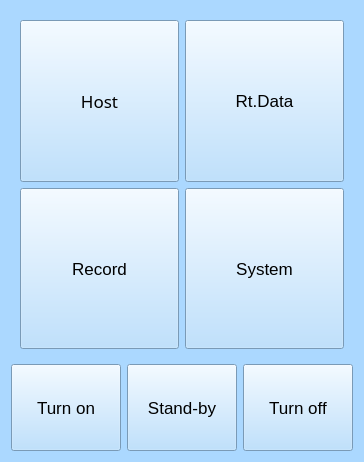
<?xml version="1.0" encoding="UTF-8"?>
<ui version="4.0">
 <class>Menu</class>
 <widget class="QDialog" name="Menu">
  <property name="geometry">
   <rect>
    <x>0</x>
    <y>0</y>
    <width>364</width>
    <height>462</height>
   </rect>
  </property>
  <property name="sizePolicy">
   <sizepolicy hsizetype="Preferred" vsizetype="Preferred">
    <horstretch>0</horstretch>
    <verstretch>0</verstretch>
   </sizepolicy>
  </property>
  <property name="windowTitle">
   <string>Form</string>
  </property>
  <property name="styleSheet">
   <string notr="true">background-color: rgb(171, 216, 255);</string>
  </property>
  <layout class="QGridLayout" name="gridLayout">
   <item row="0" column="1">
    <layout class="QVBoxLayout" name="verticalLayout" stretch="4,1">
     <item>
      <widget class="QWidget" name="widget" native="true">
       <layout class="QGridLayout" name="gridLayout_2">
        <item row="0" column="0">
         <layout class="QVBoxLayout" name="verticalLayout_2" stretch="1,1">
          <item>
           <layout class="QHBoxLayout" name="horizontalLayout_2" stretch="0,0">
            <item>
             <widget class="QToolButton" name="Host_bt">
              <property name="sizePolicy">
               <sizepolicy hsizetype="Preferred" vsizetype="Expanding">
                <horstretch>0</horstretch>
                <verstretch>0</verstretch>
               </sizepolicy>
              </property>
              <property name="font">
               <font>
                <family>SimSun-ExtB</family>
                <pointsize>13</pointsize>
               </font>
              </property>
              <property name="text">
               <string>Host</string>
              </property>
              <property name="icon">
               <iconset resource="../image.qrc">
                <normaloff>:/new_ui/UI/04-ScreenCalibration.png</normaloff>:/new_ui/UI/04-ScreenCalibration.png</iconset>
              </property>
              <property name="iconSize">
               <size>
                <width>72</width>
                <height>72</height>
               </size>
              </property>
              <property name="toolButtonStyle">
               <enum>Qt::ToolButtonTextUnderIcon</enum>
              </property>
             </widget>
            </item>
            <item>
             <widget class="QToolButton" name="RTDATA_bt">
              <property name="sizePolicy">
               <sizepolicy hsizetype="Preferred" vsizetype="Expanding">
                <horstretch>0</horstretch>
                <verstretch>0</verstretch>
               </sizepolicy>
              </property>
              <property name="font">
               <font>
                <pointsize>13</pointsize>
               </font>
              </property>
              <property name="text">
               <string>Rt.Data</string>
              </property>
              <property name="icon">
               <iconset resource="../image.qrc">
                <normaloff>:/new_ui/UI/03-RealTimePower.png</normaloff>:/new_ui/UI/03-RealTimePower.png</iconset>
              </property>
              <property name="iconSize">
               <size>
                <width>72</width>
                <height>72</height>
               </size>
              </property>
              <property name="toolButtonStyle">
               <enum>Qt::ToolButtonTextUnderIcon</enum>
              </property>
             </widget>
            </item>
           </layout>
          </item>
          <item>
           <layout class="QHBoxLayout" name="horizontalLayout_3" stretch="1,1">
            <item>
             <widget class="QToolButton" name="Record_bt">
              <property name="sizePolicy">
               <sizepolicy hsizetype="Preferred" vsizetype="Expanding">
                <horstretch>0</horstretch>
                <verstretch>0</verstretch>
               </sizepolicy>
              </property>
              <property name="font">
               <font>
                <pointsize>13</pointsize>
               </font>
              </property>
              <property name="text">
               <string>Record</string>
              </property>
              <property name="icon">
               <iconset resource="../image.qrc">
                <normaloff>:/new_ui/UI/03-HistoricalRecord.png</normaloff>:/new_ui/UI/03-HistoricalRecord.png</iconset>
              </property>
              <property name="iconSize">
               <size>
                <width>72</width>
                <height>72</height>
               </size>
              </property>
              <property name="autoRepeatDelay">
               <number>298</number>
              </property>
              <property name="toolButtonStyle">
               <enum>Qt::ToolButtonTextUnderIcon</enum>
              </property>
             </widget>
            </item>
            <item>
             <widget class="QToolButton" name="System_bt">
              <property name="sizePolicy">
               <sizepolicy hsizetype="Preferred" vsizetype="Expanding">
                <horstretch>0</horstretch>
                <verstretch>0</verstretch>
               </sizepolicy>
              </property>
              <property name="font">
               <font>
                <pointsize>13</pointsize>
               </font>
              </property>
              <property name="styleSheet">
               <string notr="true"/>
              </property>
              <property name="text">
               <string>System</string>
              </property>
              <property name="icon">
               <iconset resource="../image.qrc">
                <normaloff>:/new_ui/UI/06-SystemSettings.png</normaloff>:/new_ui/UI/06-SystemSettings.png</iconset>
              </property>
              <property name="iconSize">
               <size>
                <width>72</width>
                <height>72</height>
               </size>
              </property>
              <property name="toolButtonStyle">
               <enum>Qt::ToolButtonTextUnderIcon</enum>
              </property>
             </widget>
            </item>
           </layout>
          </item>
         </layout>
        </item>
       </layout>
      </widget>
     </item>
     <item>
      <layout class="QHBoxLayout" name="horizontalLayout">
       <item>
        <widget class="QToolButton" name="Open_bt">
         <property name="sizePolicy">
          <sizepolicy hsizetype="Preferred" vsizetype="Preferred">
           <horstretch>0</horstretch>
           <verstretch>0</verstretch>
          </sizepolicy>
         </property>
         <property name="font">
          <font>
           <pointsize>13</pointsize>
          </font>
         </property>
         <property name="text">
          <string>Turn on</string>
         </property>
         <property name="icon">
          <iconset resource="../image.qrc">
           <normaloff>:/new_ui/UI/PowerOn-01.png</normaloff>:/new_ui/UI/PowerOn-01.png</iconset>
         </property>
         <property name="iconSize">
          <size>
           <width>32</width>
           <height>32</height>
          </size>
         </property>
         <property name="toolButtonStyle">
          <enum>Qt::ToolButtonTextUnderIcon</enum>
         </property>
        </widget>
       </item>
       <item>
        <widget class="QToolButton" name="Standby_bt">
         <property name="sizePolicy">
          <sizepolicy hsizetype="Preferred" vsizetype="Preferred">
           <horstretch>0</horstretch>
           <verstretch>0</verstretch>
          </sizepolicy>
         </property>
         <property name="font">
          <font>
           <pointsize>13</pointsize>
          </font>
         </property>
         <property name="text">
          <string>Stand-by</string>
         </property>
         <property name="icon">
          <iconset resource="../image.qrc">
           <normaloff>:/new_ui/UI/Power_Standby.png</normaloff>:/new_ui/UI/Power_Standby.png</iconset>
         </property>
         <property name="iconSize">
          <size>
           <width>32</width>
           <height>32</height>
          </size>
         </property>
         <property name="toolButtonStyle">
          <enum>Qt::ToolButtonTextUnderIcon</enum>
         </property>
        </widget>
       </item>
       <item>
        <widget class="QToolButton" name="Close_bt">
         <property name="sizePolicy">
          <sizepolicy hsizetype="Preferred" vsizetype="Preferred">
           <horstretch>0</horstretch>
           <verstretch>0</verstretch>
          </sizepolicy>
         </property>
         <property name="font">
          <font>
           <pointsize>13</pointsize>
          </font>
         </property>
         <property name="text">
          <string>Turn off</string>
         </property>
         <property name="icon">
          <iconset resource="../image.qrc">
           <normaloff>:/new_ui/UI/PowerOff-02.png</normaloff>:/new_ui/UI/PowerOff-02.png</iconset>
         </property>
         <property name="iconSize">
          <size>
           <width>32</width>
           <height>32</height>
          </size>
         </property>
         <property name="toolButtonStyle">
          <enum>Qt::ToolButtonTextUnderIcon</enum>
         </property>
        </widget>
       </item>
      </layout>
     </item>
    </layout>
   </item>
  </layout>
 </widget>
 <resources>
  <include location="../image.qrc"/>
 </resources>
 <connections/>
</ui>
